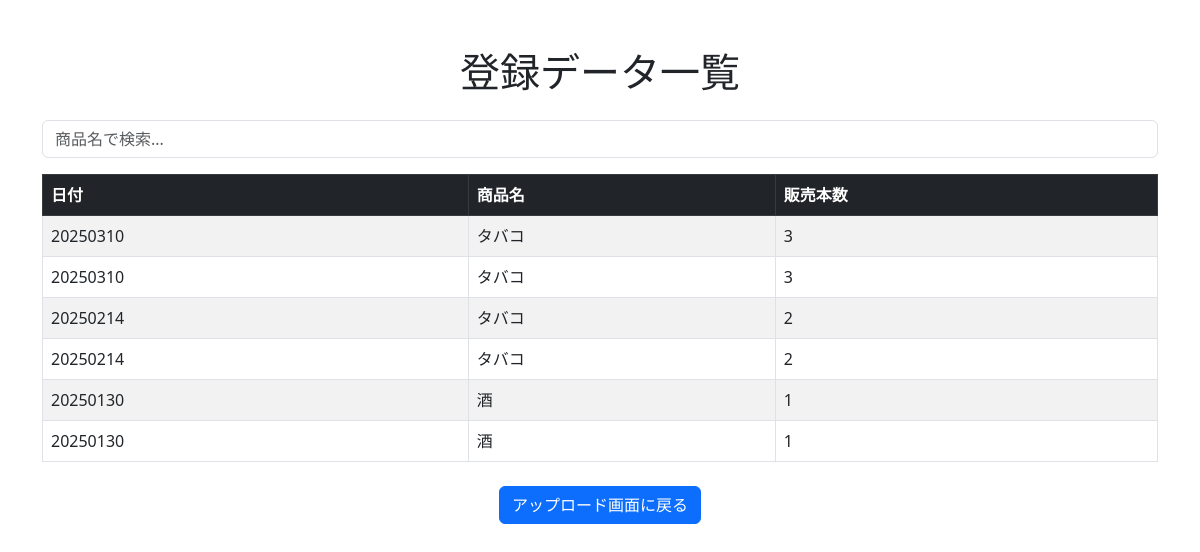
Page /data on the committed database.
### tables this page shows
CREATE TABLE sales (
                    id INTEGER PRIMARY KEY AUTOINCREMENT,
                    date TEXT NOT NULL,
                    product_name TEXT NOT NULL,
                    units_sold INTEGER NOT NULL
                );

### app.py (the view)
@app.route('/data')
def show_data():
    db = get_db()
    cur = db.execute('SELECT date, product_name, units_sold FROM sales ORDER BY date DESC')
    entries = cur.fetchall()
    db.close()
    return render_template('data.html', entries=entries)

### app.py (called while the page is built)
def get_db():
    db = sqlite3.connect(app.config['DATABASE'])
    db.row_factory = sqlite3.Row
    return db

### templates/data.html (shortened to what this page needs)
<!DOCTYPE html>
<html lang="ja">
<head>
    <link href="https://cdn.jsdelivr.net/npm/bootstrap@5.3.0/dist/css/bootstrap.min.css" rel="stylesheet">
</head>
<body>
    <div class="container mt-5">
        <h1 class="text-center mb-4">登録データ一覧</h1>
        <div class="mb-3">
            <input type="text" id="search-input" class="form-control" placeholder="商品名で検索...">
        </div>
        <table class="table table-striped table-bordered">
            <thead class="table-dark">
                <tr>
                    <th>日付</th>
                    <th>商品名</th>
                    <th>販売本数</th>
                </tr>
            </thead>
            <tbody id="data-table-body">
                {% for entry in entries %}
                <tr>
                    <td>{{ entry.date }}</td>
                    <td>{{ entry.product_name }}</td>
                    <td>{{ entry.units_sold }}</td>
                </tr>
                {% else %}
                <tr>
                    <td colspan="3" class="text-center">データがありません。</td>
                </tr>
                {% endfor %}
            </tbody>
        </table>
        <div class="text-center mt-4">
            <a href="{{ url_for('index') }}" class="btn btn-primary">アップロード画面に戻る</a>
        </div>
    </div>
</body>
</html>

### rows in the picture
sales: date "20250310", product_name "タバコ", units_sold "3"
sales: date "20250310", product_name "タバコ", units_sold "3"
sales: date "20250214", product_name "タバコ", units_sold "2"
sales: date "20250214", product_name "タバコ", units_sold "2"
sales: date "20250130", product_name "酒", units_sold "1"
sales: date "20250130", product_name "酒", units_sold "1"
